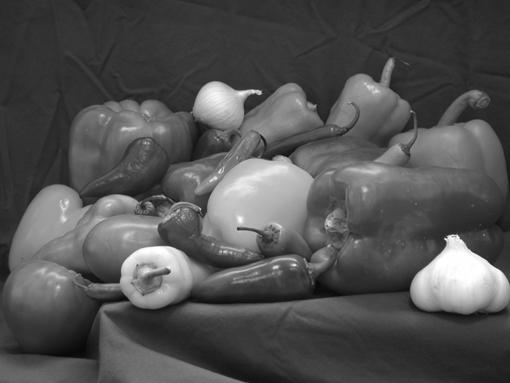
%> input picture Image/gray.png, 510 x 383 px
$ octave assign_6.m   (GNU Octave 9; MATLAB toolbox functions it lacks are replaced by stand-ins)
%> lines starting %> are read from the running program, lines starting %| are printed output that depends on the picture
### imslice.m
function final = imslice(I, planes)
    if nargin < 2
        planes = 8;
    end

    final = zeros(length(I(:,1)), length(I(1,:)), planes);
    for i = 1:planes
        final(:,:,i) = mod(floor(double(I)./power(2,i-1)), 2);
    end
    final = uint8(final);
end

### assign_6.m
clear;
close all;
clc;

im = imread('Image/gray.png');
%> im is the input picture: size 383x510 uint8; min 8, max 255, mean 81.9
x = imslice(im,8);
for i = 1:8
    subplot(3,3,i);
    imshow(double(x(:,:,i)));
end
%> this loop made 8 passes
%> pass 1, `imshow(double(x(:,:,i)));`:
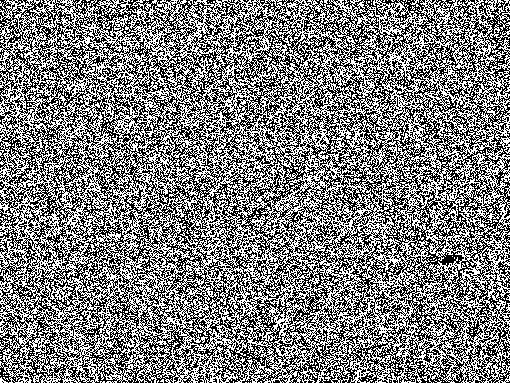
%> displayed picture: size 383x510, on the screen's scale of 0 to 255; 50% white in thin lines or dots
%> pass 2, `imshow(double(x(:,:,i)));`:
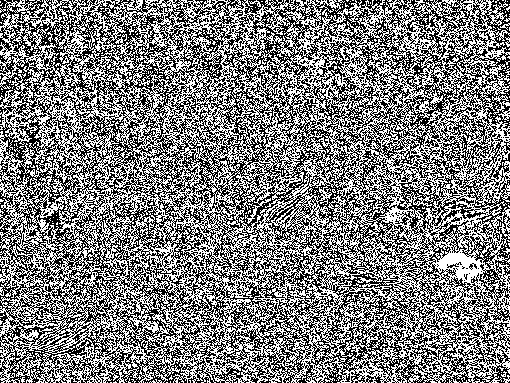
%> displayed picture: size 383x510, on the screen's scale of 0 to 255; 49.8% white in thin lines or dots
%> after the loop:
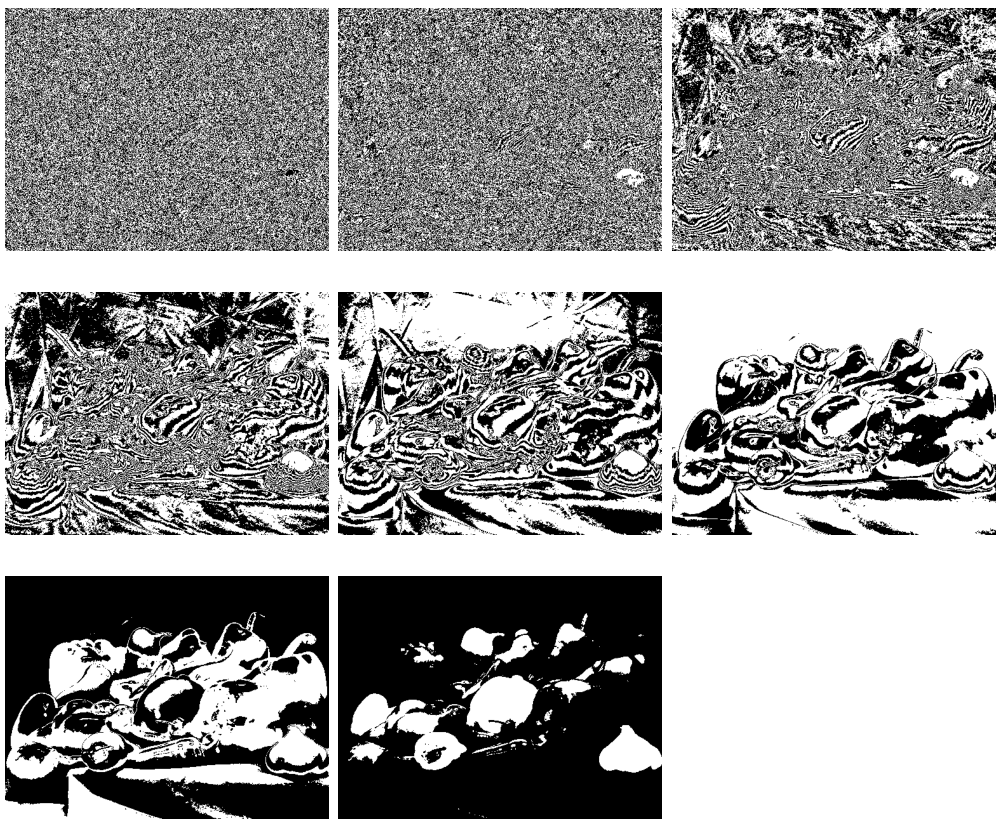
%> figure redrawn from the program's plot data, 8 panels
